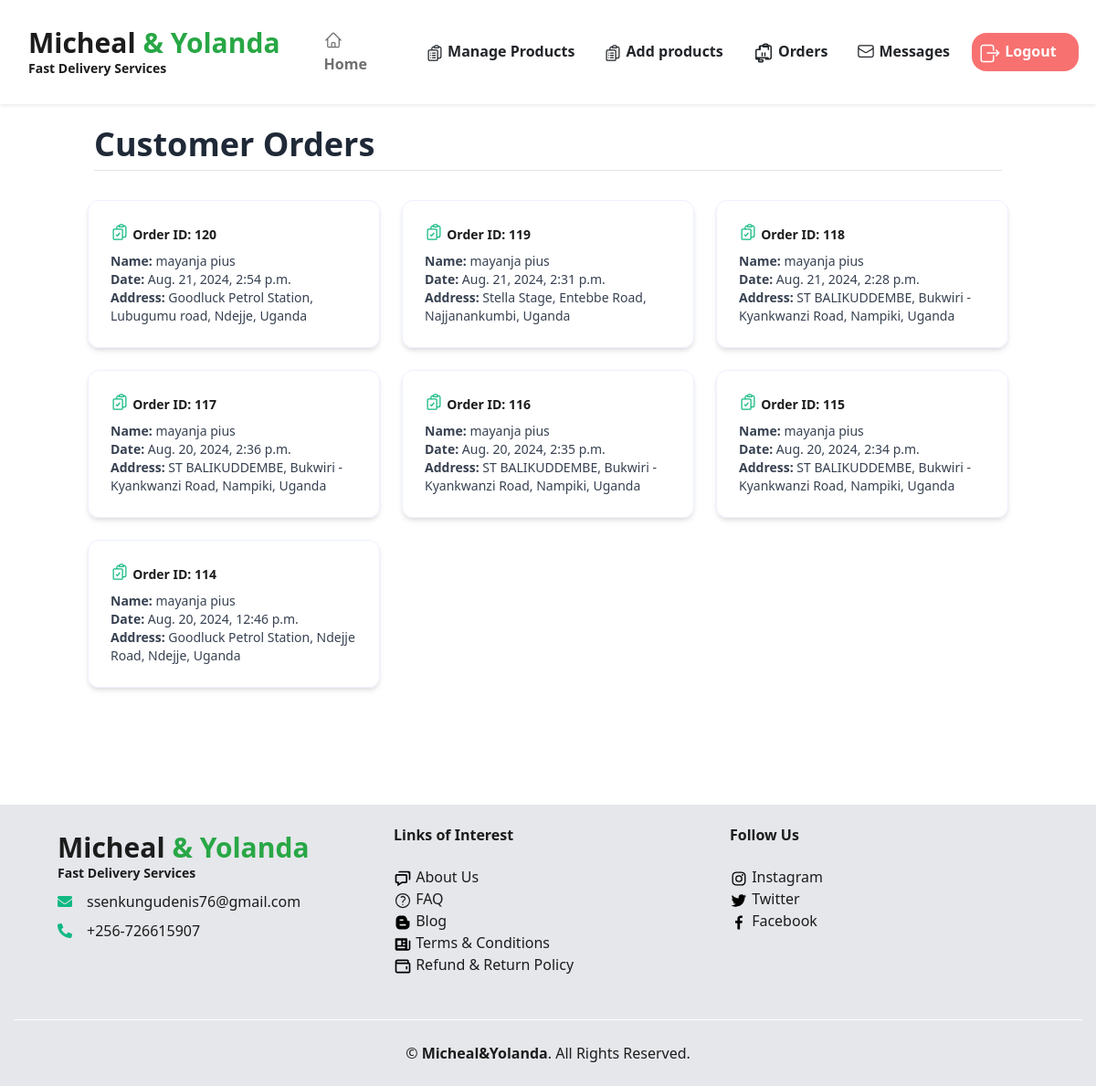
The page /business/orders/ (signed in) on the database its author committed.
### orders/models.py (models this page shows, shortened)
class Order(models.Model):
    user = models.ForeignKey(User, related_name='orders', on_delete=models.CASCADE, null=True)
    address = models.CharField(max_length=250)
    phone_number = models.CharField(max_length=20)
    created = models.DateTimeField(auto_now_add=True)
    updated = models.DateTimeField(auto_now=True)
    paid = models.BooleanField(default=False)
    class Meta:
        ordering = ['-created']
        indexes = [
             models.Index(fields=['-created']),
             ]

### user/models.py (models this page shows, shortened)
class User(AbstractUser):
    email = models.EmailField(unique=True)
    is_customer = models.BooleanField(default=False)
    is_business = models.BooleanField(default=False)

class Customer(models.Model):
    user = models.OneToOneField(User, on_delete=models.CASCADE, primary_key=True, related_name='customer')
    first_name = models.CharField(max_length=100)
    last_name = models.CharField(max_length=100)
    created_at = models.DateTimeField(default=timezone.now)

### business/views.py (the view)
# urls.py: path('orders/',orders, name= 'ordered'),
@business_required
def orders(request):
    orders = Order.objects.all()
    return render(request, 'bus/orders.html', {'orders':orders,})

### cart/cart.py (called while the page is built)
    def __len__(self):
        return sum(item['quantity'] for item in self.cart.values())

### cart/context_processors.py (called while the page is built)
def cart(request):
    return {'cart': Cart(request)}

def cart_count(request):
    cart = Cart(request)
    return {'cart_count': len(cart)}

### jumia/context_processors.py (called while the page is built)
def categories(request):
    cat = Categories.objects.all()
    return {'cat': cat}

### business/templates/bus/orders.html (shortened to what this page needs)
{% extends 'bus/board.html' %}
{% block content %}
<div class="container py-4">
    <h1 class="flex text-start text-xl lg:text-4xl font-bold text-gray-800 mb-2">Customer Orders</h1>
    <hr class="mb-8">
    <div class="row px-2">
        {% if orders %}
        <div class="grid grid-cols-1 md:grid-cols-2 lg:grid-cols-3 gap-6">
            {% for order in orders %}
            <a href="{% url 'business:order_details' order.id %}" class="block transition transform hover:scale-105 bg-white">
                <div class="border border-gray-100 shadow-md rounded-xl p-6 hover:bg-gray-50">
                    <div class="text-green-500 mb-1">
                        <h2 class="text-sm font-bold inline-block">Order ID: {{ order.id }}</h2>
                    </div>
                    <div class="text-sm text-gray-700">
                        <p><strong>Name:</strong> {{ order.user.customer.first_name }} {{ order.user.customer.last_name }}</p>
                        <p><strong>Date:</strong> {{ order.created }}</p>
                        <p><strong>Address:</strong> {{ order.address }}</p>
                    </div>
                </div>
            </a>
            {% endfor %}
        </div>
        {% else %}
        <div class="col-12 text-center font-mono">
            <h3 class="py-2 text-lg lg:text-2xl text-gray-700">No orders from customers yet!!</h3>
        </div>
        {% endif %}
    </div>
</div>
{% endblock %}

### rows shown on the page
Order: id "120", user.customer.first_name "mayanja", user.customer.last_name "pius", created "Aug. 21, 2024, 2:54 p.m.", address "Goodluck Petrol Station, Lubugumu road, Ndejje, Uganda"
Order: id "119", user.customer.first_name "mayanja", user.customer.last_name "pius", created "Aug. 21, 2024, 2:31 p.m.", address "Stella Stage, Entebbe Road, Najjanankumbi, Uganda"
Order: id "118", user.customer.first_name "mayanja", user.customer.last_name "pius", created "Aug. 21, 2024, 2:28 p.m.", address "ST BALIKUDDEMBE, Bukwiri - Kyankwanzi Road, Nampiki, Uganda"
Order: id "117", user.customer.first_name "mayanja", user.customer.last_name "pius", created "Aug. 20, 2024, 2:36 p.m.", address "ST BALIKUDDEMBE, Bukwiri - Kyankwanzi Road, Nampiki, Uganda"
Order: id "116", user.customer.first_name "mayanja", user.customer.last_name "pius", created "Aug. 20, 2024, 2:35 p.m.", address "ST BALIKUDDEMBE, Bukwiri - Kyankwanzi Road, Nampiki, Uganda"
Order: id "115", user.customer.first_name "mayanja", user.customer.last_name "pius", created "Aug. 20, 2024, 2:34 p.m.", address "ST BALIKUDDEMBE, Bukwiri - Kyankwanzi Road, Nampiki, Uganda"
Order: id "114", user.customer.first_name "mayanja", user.customer.last_name "pius", created "Aug. 20, 2024, 12:46 p.m.", address "Goodluck Petrol Station, Ndejje Road, Ndejje, Uganda"
